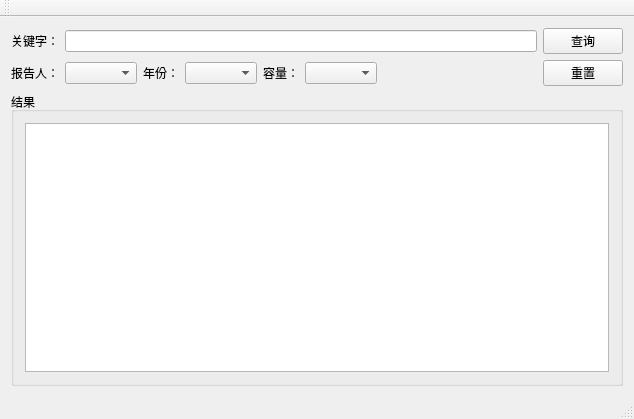
<?xml version="1.0" encoding="UTF-8"?>
<ui version="4.0">
 <class>Query</class>
 <widget class="QMainWindow" name="Query">
  <property name="geometry">
   <rect>
    <x>0</x>
    <y>0</y>
    <width>634</width>
    <height>419</height>
   </rect>
  </property>
  <widget class="QWidget" name="centralWidget">
   <layout class="QGridLayout" name="gridLayout">
    <item row="0" column="0">
     <layout class="QVBoxLayout" name="verticalLayout">
      <item>
       <layout class="QHBoxLayout" name="horizontalLayout_7">
        <item>
         <layout class="QHBoxLayout" name="horizontalLayout">
          <item>
           <widget class="QLabel" name="label_keyword">
            <property name="text">
             <string>关键字：</string>
            </property>
           </widget>
          </item>
          <item>
           <widget class="QLineEdit" name="lineEdit_keyword"/>
          </item>
         </layout>
        </item>
        <item>
         <widget class="QPushButton" name="pushButton_query">
          <property name="text">
           <string>查询</string>
          </property>
         </widget>
        </item>
       </layout>
      </item>
      <item>
       <layout class="QHBoxLayout" name="horizontalLayout_6">
        <item>
         <layout class="QHBoxLayout" name="horizontalLayout_2">
          <item>
           <widget class="QLabel" name="label_reportor">
            <property name="text">
             <string>报告人：</string>
            </property>
           </widget>
          </item>
          <item>
           <widget class="QComboBox" name="comboBox_reportor"/>
          </item>
         </layout>
        </item>
        <item>
         <layout class="QHBoxLayout" name="horizontalLayout_3">
          <item>
           <widget class="QLabel" name="label_date">
            <property name="text">
             <string>年份：</string>
            </property>
           </widget>
          </item>
          <item>
           <widget class="QComboBox" name="comboBox_date"/>
          </item>
         </layout>
        </item>
        <item>
         <layout class="QHBoxLayout" name="horizontalLayout_5">
          <item>
           <widget class="QLabel" name="label_cap">
            <property name="text">
             <string>容量：</string>
            </property>
           </widget>
          </item>
          <item>
           <widget class="QComboBox" name="comboBox_cap"/>
          </item>
         </layout>
        </item>
        <item>
         <spacer name="horizontalSpacer_3">
          <property name="orientation">
           <enum>Qt::Horizontal</enum>
          </property>
          <property name="sizeHint" stdset="0">
           <size>
            <width>40</width>
            <height>20</height>
           </size>
          </property>
         </spacer>
        </item>
        <item>
         <widget class="QPushButton" name="pushButton_clear">
          <property name="text">
           <string>重置</string>
          </property>
         </widget>
        </item>
       </layout>
      </item>
     </layout>
    </item>
    <item row="1" column="0">
     <widget class="QGroupBox" name="groupBox_result">
      <property name="title">
       <string>结果</string>
      </property>
      <layout class="QHBoxLayout" name="horizontalLayout_4">
       <item>
        <widget class="QTableWidget" name="tableWidget_result"/>
       </item>
      </layout>
     </widget>
    </item>
   </layout>
  </widget>
  <widget class="QMenuBar" name="menuBar">
   <property name="geometry">
    <rect>
     <x>0</x>
     <y>0</y>
     <width>634</width>
     <height>23</height>
    </rect>
   </property>
  </widget>
  <widget class="QToolBar" name="mainToolBar">
   <attribute name="toolBarArea">
    <enum>TopToolBarArea</enum>
   </attribute>
   <attribute name="toolBarBreak">
    <bool>false</bool>
   </attribute>
  </widget>
  <widget class="QStatusBar" name="statusBar"/>
 </widget>
 <layoutdefault spacing="6" margin="11"/>
 <resources/>
 <connections/>
</ui>
